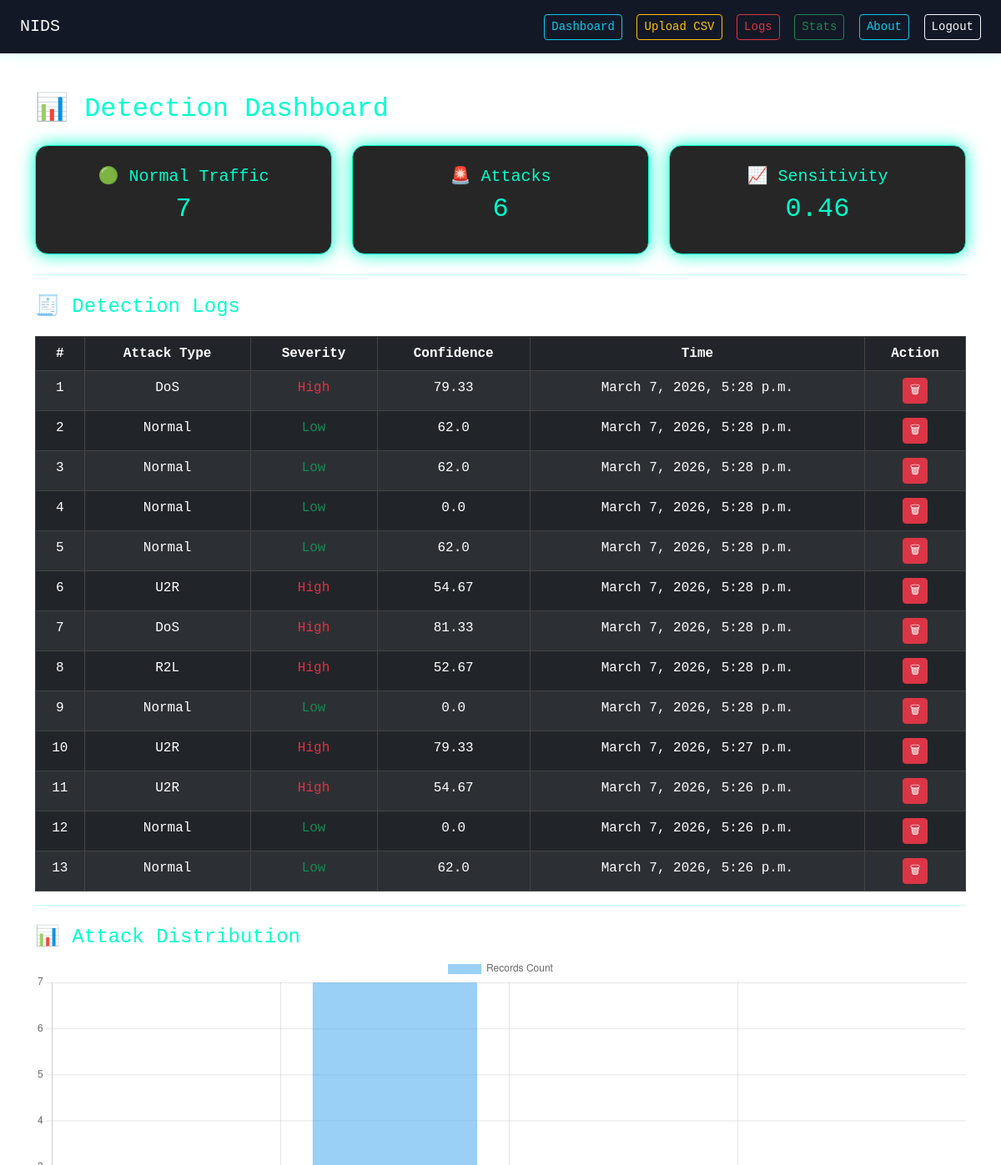
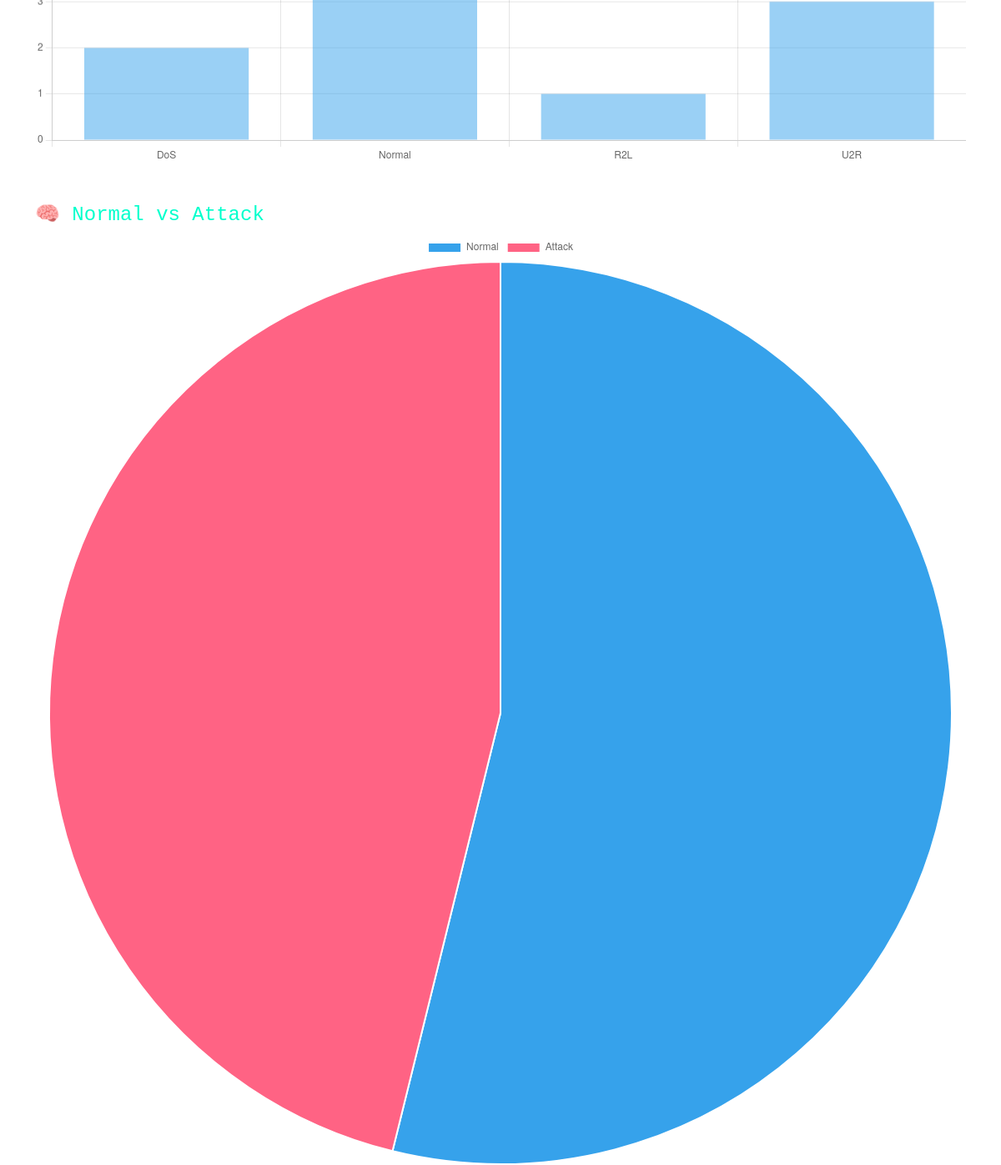
Screenshot of /dashboard/ (signed in) with the database file from the repository (2 pictures, top to bottom).
### nids_dashboard/models.py (models this page shows, shortened)
class DetectionResult(models.Model):
    SEVERITY_CHOICES = [
        ("Low", "Low"),
        ("Medium", "Medium"),
        ("High", "High"),
    ]
    user = models.ForeignKey(
        User,
        on_delete=models.CASCADE,
        related_name="detections"
    )
    attack_type = models.CharField(max_length=100)
    severity = models.CharField(
        max_length=20,
        choices=SEVERITY_CHOICES,
        default="Low"
    )
    confidence = models.FloatField(default=0.0)
    raw_data = models.TextField(
        blank=True,
        null=True,
        help_text="Original CSV row data"
    )
    created_at = models.DateTimeField(auto_now_add=True)
    class Meta:
        ordering = ["-created_at"]
        indexes = [
            models.Index(fields=["attack_type"]),
            models.Index(fields=["severity"]),
            models.Index(fields=["created_at"]),
        ]

### nids_dashboard/views.py (the view)
# urls.py: path('dashboard/', views.dashboard, name='dashboard'),
@login_required
def dashboard(request):
    detections = DetectionResult.objects.filter(user=request.user)
    attack_stats = detections.values('attack_type').annotate(total=Count('id'))
    normal_count = detections.filter(attack_type__iexact="normal").count()
    attack_count = detections.exclude(attack_type__iexact="normal").count()
    total_records = detections.count()
    sensitivity = attack_count / total_records if total_records > 0 else 0
    return render(request, "nids_dashboard/dashboard.html", {
        "detections": detections,
        "attack_stats": attack_stats,
        "normal_count": normal_count,
        "attack_count": attack_count,
        "sensitivity": round(sensitivity, 2)
    })

### nids_dashboard/templates/nids_dashboard/dashboard.html (shortened to what this page needs)
{% extends 'nids_dashboard/base.html' %}
{% block content %}
<h2 class="mb-4 text-neon">📊 Detection Dashboard</h2>
<div class="row mb-4">
    <div class="col-md-4">
        <div class="cyber-card">
            <h5>🟢 Normal Traffic</h5>
            <h2>{{ normal_count }}</h2>
        </div>
    </div>
    <div class="col-md-4">
        <div class="cyber-card">
            <h5>🚨 Attacks</h5>
            <h2>{{ attack_count }}</h2>
        </div>
    </div>
    <div class="col-md-4">
        <div class="cyber-card">
            <h5>📈 Sensitivity</h5>
            <h2>{{ sensitivity|floatformat:2 }}</h2>
        </div>
    </div>
</div>
<hr>
<h4 class="mt-4">🧾 Detection Logs</h4>
<table class="table table-dark table-striped">
    <thead>
        <tr>
            <th>#</th>
            <th>Attack Type</th>
            <th>Severity</th>
            <th>Confidence</th>
            <th>Time</th>
            <th>Action</th>
        </tr>
    </thead>
    <tbody>
        {% for d in detections %}
        <tr>
            <td>{{ forloop.counter }}</td>
            <td>{{ d.attack_type }}</td>
            <td>
                <span class="
                    {% if d.severity == 'High' %}text-danger
                    {% elif d.severity == 'Medium' %}text-warning
                    {% else %}text-success{% endif %}
                ">
                    {{ d.severity }}
                </span>
            </td>
            <td>{{ d.confidence }}</td>
            <td>{{ d.created_at }}</td>
            <td>
                <a href="{% url 'delete_detection' d.id %}"
                   class="btn btn-sm btn-danger"
                   onclick="return confirm('Delete this record?');">
                   🗑
                </a>
            </td>
        </tr>
        {% empty %}
        <tr>
            <td colspan="6" class="text-center text-muted">
                No detection records found
            </td>
        </tr>
        {% endfor %}
    </tbody>
</table>
<hr>
<h4 class="mt-4">📊 Attack Distribution</h4>
<canvas id="barChart" height="120"></canvas>
<h4 class="mt-5">🧠 Normal vs Attack</h4>
<canvas id="pieChart" height="120"></canvas>
<script>
/* ===== BAR CHART ===== */
const barLabels = [{% for a in attack_stats %}'{{ a.attack_type }}',{% endfor %}]
const barValues = [{% for a in attack_stats %}{{ a.total }},{% endfor %}]
new Chart(document.getElementById('barChart'), {
    type: 'bar',
    data: {
        labels: barLabels,
        datasets: [{
            label: 'Records Count',
            data: barValues
        }]
    }
})
/* ===== PIE CHART ===== */
new Chart(document.getElementById('pieChart'), {
    type: 'pie',
    data: {
        labels: ['Normal', 'Attack'],
        datasets: [{
            data: [{{ normal_count }}, {{ attack_count }}]
        }]
    }
})
</script>
{% endblock %}

### nids_dashboard/templates/nids_dashboard/base.html (shortened to what this page needs)
{% load static %}
<!DOCTYPE html>
<html>
<head>
    <link href="https://cdn.jsdelivr.net/npm/bootstrap@5.3.2/dist/css/bootstrap.min.css" rel="stylesheet">
    <link href="https://cdnjs.cloudflare.com/ajax/libs/animate.css/4.1.1/animate.min.css" rel="stylesheet">
    <link rel="stylesheet" href="{% static 'nids_dashboard/css/style.css' %}">
</head>
<body style="
background: url('{% static 'nids_dashboard/images/cyber-bg.jpg' %}');
background-size: cover;
color: #00ffcc;
">
<nav class="navbar navbar-expand-lg navbar-dark px-4">
    <a class="navbar-brand" href="{% url 'dashboard' %}">NIDS</a>
    <div class="ms-auto">
        <a href="{% url 'dashboard' %}" class="btn btn-sm btn-outline-info me-2">Dashboard</a>
        <a href="{% url 'upload' %}" class="btn btn-sm btn-outline-warning me-2">Upload CSV</a>
        <a href="{% url 'logs' %}" class="btn btn-sm btn-outline-danger me-2">Logs</a>
        <a href="{% url 'stats' %}" class="btn btn-sm btn-outline-success me-2">Stats</a>
        <a href="{% url 'about' %}" class="btn btn-sm btn-outline-info me-2">About</a>
        <a href="{% url 'logout' %}" class="btn btn-sm btn-outline-light">Logout</a>
    </div>
</nav>
<div class="container mt-5">
    {% block content %}{% endblock %}
</div>
</body>
</html>

### nids_dashboard/static/nids_dashboard/css/style.css (style rules this page uses)
* { margin: 0; padding: 0; box-sizing: border-box; }
body { min-height: 100vh; background: radial-gradient(circle at top, #0b0f19, #000); color: #00ffcc; font-family: 'Courier New', monospace; }
.navbar { width: 100%; background: #121826; padding: 12px 0; box-shadow: 0 0 15px rgba(0, 255, 255, 0.2); }
.cyber-card { background: rgba(0, 0, 0, 0.85); padding: 25px; border-radius: 15px; border: 1px solid #00ffcc; box-shadow: 0 0 20px #00ffcc; text-align: center; }
table { width: 100%; border-collapse: collapse; margin-top: 20px; }
th, td { border: 1px solid #444; padding: 10px; text-align: center; }

### rows the page displays
DetectionResult: attack_type "DoS", severity "High", confidence "79.33", created_at "March 7, 2026, 5:28 p.m."
DetectionResult: attack_type "Normal", severity "Low", confidence "62.0", created_at "March 7, 2026, 5:28 p.m."
DetectionResult: attack_type "Normal", severity "Low", confidence "62.0", created_at "March 7, 2026, 5:28 p.m."
DetectionResult: attack_type "Normal", severity "Low", confidence "0.0", created_at "March 7, 2026, 5:28 p.m."
DetectionResult: attack_type "Normal", severity "Low", confidence "62.0", created_at "March 7, 2026, 5:28 p.m."
DetectionResult: attack_type "U2R", severity "High", confidence "54.67", created_at "March 7, 2026, 5:28 p.m."
DetectionResult: attack_type "DoS", severity "High", confidence "81.33", created_at "March 7, 2026, 5:28 p.m."
DetectionResult: attack_type "R2L", severity "High", confidence "52.67", created_at "March 7, 2026, 5:28 p.m."
DetectionResult: attack_type "Normal", severity "Low", confidence "0.0", created_at "March 7, 2026, 5:28 p.m."
DetectionResult: attack_type "U2R", severity "High", confidence "79.33", created_at "March 7, 2026, 5:27 p.m."
DetectionResult: attack_type "U2R", severity "High", confidence "54.67", created_at "March 7, 2026, 5:26 p.m."
DetectionResult: attack_type "Normal", severity "Low", confidence "0.0", created_at "March 7, 2026, 5:26 p.m."
DetectionResult: attack_type "Normal", severity "Low", confidence "62.0", created_at "March 7, 2026, 5:26 p.m."

### other values shown
{{ normal_count }} "7"
{{ attack_count }} "6"
{{ sensitivity|floatformat:2 }} "0.46"
chart data {{ a.attack_type }} DoS, Normal, R2L, U2R
chart data {{ a.total }} 2, 7, 1, 3
chart data {{ normal_count }} 7
chart data {{ attack_count }} 6
